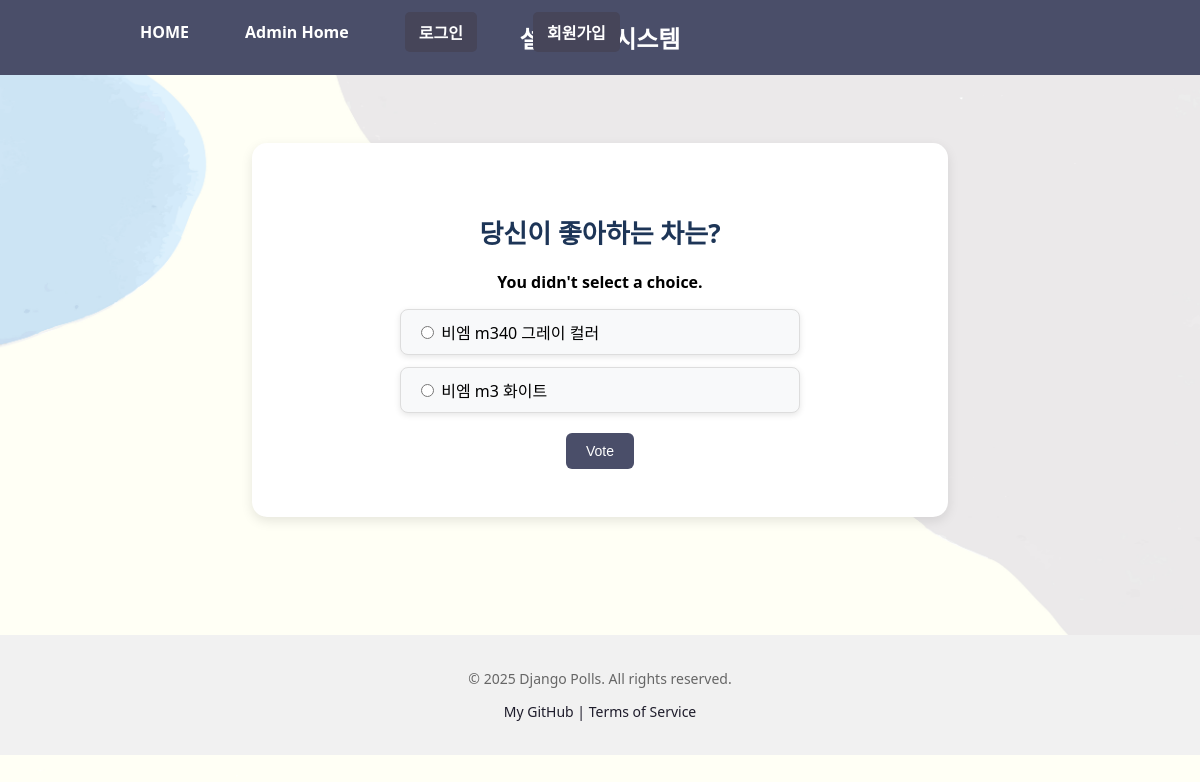
The page /polls/4/vote/ on the database its author committed.
### polls/models.py (models this page shows, shortened)
class Question(models.Model):
    question_text = models.CharField(max_length=200)
    pub_date = models.DateTimeField('date published')

class Choice(models.Model):
    question = models.ForeignKey(Question, on_delete = models.CASCADE)
    choice_text = models.CharField(max_length=200)
    votes = models.IntegerField(default=0)

### polls/views.py (the view)
# urls.py: path("<int:question_id>/vote/", views.vote, name="vote"),
def vote(request, question_id):
    question = get_object_or_404(Question, pk=question_id)
    try:
        selected_choice = question.choice_set.get(pk=request.POST["choice"])
    except (KeyError, Choice.DoesNotExist):
        return render(
            request,
            "polls/detail.html",
            {
                "question": question,
                "error_message":"You didn't select a choice.",
            },
        )
    else:
        selected_choice.votes = F("votes") + 1
        selected_choice.save()
        return HttpResponseRedirect(reverse("polls:results", args=(question.id,)))

### templates/polls/detail.html (shortened to what this page needs)
{% extends "polls/base.html" %}
{% load static %}
{% block content %}
<link rel="stylesheet" href="{% static 'css/detail.css' %}">
<div class="detail-container">
 <h2 class="question-title">{{ question.question_text }}</h2>
 <form action="{% url 'polls:vote' question.id %}" method="post" class="vote-form">
	{% if error_message %}
    <p class="error-message"><strong>{{ error_message }}</strong></p>
	{% endif %}
   <ul class="choice-list">
    {% for choice in question.choice_set.all %}
    <li>
    <input type="radio" name="choice" id="choice_{{ choice.id }}" value="{{ choice.id }}">
<label for="choice_{{ choice.id }}">{{ choice.choice_text }}</label>
    </li>
    {% endfor %}
   </ul>
  <div class="submit-btn-wrap">
   <input type="submit" value="Vote" class="submit-btn">
  </div>
 </form>
</div>
{% endblock %}

### static/css/index.css (style rules this page uses)
body { background: url("../img/background.jpg") no-repeat top left; background-size: cover; font-family: 'Segoe UI', sans-serif; margin: 0; padding: 0; }
h2 { color: #333; font-size: 28px; margin-bottom: 20px; }
ul { list-style: none; padding: 0; margin: 0 auto; max-width: 700px; }
li { background-color: white; border-radius: 10px; margin-bottom: 12px; padding: 15px 20px; box-shadow: 0 2px 6px rgba(0, 0, 0, 0.1); transition: background-color 0.2s ease; }
form { margin-top: 20px; }
.submit-btn { background-color: #4a4e69; color: white; padding: 10px 20px; font-size: 14px; border: none; border-radius: 6px; cursor: pointer; transition: background-color 0.2s ease; }
.question-title { font-size: 24px; font-weight: bold; margin-bottom: 30px; color: #2c2c2c; }

### static/css/detail.css (style rules this page uses)
.detail-container { background-color: #ffffff; max-width: 600px; margin: 3rem auto; padding: 3rem; border-radius: 15px; box-shadow: 0 4px 12px rgba(0, 0, 0, 0.1); text-align: center; }
.question-title { font-size: 26px; color: #1d3557; margin-bottom: 20px; }
.choice-list { list-style: none; padding: 0; margin: 0 auto 20px; text-align: left; max-width: 400px; }
.choice-list li { margin-bottom: 12px; background-color: #f8f9fa; padding: 10px 15px; border-radius: 8px; border: 1px solid #ddd; transition: background-color 0.2s ease; }

### rows shown on the page
Question: question_text "당신이 좋아하는 차는?"
Choice: choice_text "비엠 m340 그레이 컬러"
Choice: choice_text "비엠 m3 화이트"

### other values the page prints
{{ error_message }} "You didn't select a choice."
